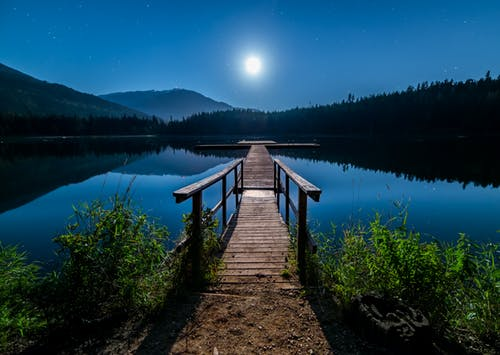
#> input picture first/img.jpg, 500 x 355 px
$ python 1.py
#> lines starting #> are read from the running program, lines starting #| are printed output that depends on the picture; after the words box and inside, x2 and y2 are one past the last pixel; in counts of white or black regions, pixels touching at a corner belong together
import cv2
import numpy as np
from matplotlib import pyplot as plt

color = cv2.imread('img.jpg')
#> color is the input picture: shape (355, 500, 3); mean B, G, R 82.7, 64.6, 27.3
grayscale = cv2.imread('img.jpg',0)
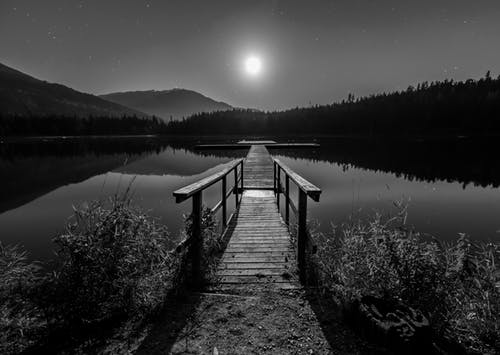
#> grayscale: shape (355, 500); min 0, max 250, mean 55.4

bw = cv2.imread('img.jpg',0)
row,col = bw.shape
#> row = 355; col = 500

for x in range(row):
	for y in range(col):
		if bw[x][y]<126:
			bw[x][y]=0
		else:
			bw[x][y]=255
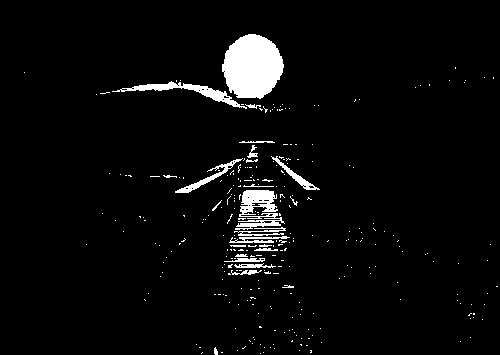
#> bw: shape (355, 500); 4.1% white; 292 white regions (268 under 20 px), largest, box (x1, y1, x2, y2) and area: (222, 34, 284, 99) 3028, (235, 190, 285, 230) 1005, (112, 81, 247, 109) 774

plt.subplot(131),plt.imshow(color)
plt.title('Color Image'),plt.xticks([]),plt.yticks([])
plt.subplot(132),plt.imshow(grayscale,cmap='gray')
plt.title('Grayscale Image'),plt.xticks([]),plt.yticks([])
plt.subplot(133),plt.imshow(bw,cmap='gray')
plt.title('Black and White'),plt.xticks([]),plt.yticks([])
plt.show()
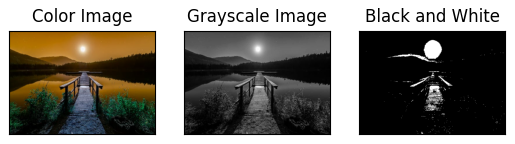
#> figure drawn by matplotlib, 3 panels; B, G, R data is drawn as R, G, B
